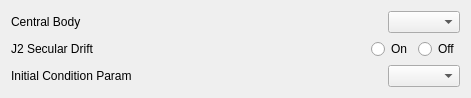
     <widget class="QWidget" name="verticalLayoutWidget_5">
      <property name="geometry">
       <rect>
        <x>0</x>
        <y>0</y>
        <width>471</width>
        <height>81</height>
       </rect>
      </property>
      <layout class="QVBoxLayout" name="verticalLayout_5">
       <item>
        <layout class="QHBoxLayout" name="horizontalLayout_13">
         <item>
          <widget class="QLabel" name="label_8">
           <property name="text">
            <string>Central Body</string>
           </property>
          </widget>
         </item>
         <item>
          <spacer name="horizontalSpacer_12">
           <property name="orientation">
            <enum>Qt::Horizontal</enum>
           </property>
           <property name="sizeHint" stdset="0">
            <size>
             <width>40</width>
             <height>20</height>
            </size>
           </property>
          </spacer>
         </item>
         <item>
          <widget class="QComboBox" name="orbCentWorld">
           <property name="frame">
            <bool>true</bool>
           </property>
          </widget>
         </item>
        </layout>
       </item>
       <item>
        <layout class="QHBoxLayout" name="horizontalLayout_14">
         <item>
          <widget class="QLabel" name="label_41">
           <property name="text">
            <string>J2 Secular Drift</string>
           </property>
          </widget>
         </item>
         <item>
          <spacer name="horizontalSpacer_13">
           <property name="orientation">
            <enum>Qt::Horizontal</enum>
           </property>
           <property name="sizeHint" stdset="0">
            <size>
             <width>40</width>
             <height>20</height>
            </size>
           </property>
          </spacer>
         </item>
         <item>
          <widget class="QRadioButton" name="radioButton_3">
           <property name="text">
            <string>On</string>
           </property>
          </widget>
         </item>
         <item>
          <widget class="QRadioButton" name="radioButton_4">
           <property name="text">
            <string>Off</string>
           </property>
          </widget>
         </item>
        </layout>
       </item>
       <item>
        <layout class="QHBoxLayout" name="horizontalLayout_15">
         <item>
          <widget class="QLabel" name="label_9">
           <property name="text">
            <string>Initial Condition Param</string>
           </property>
          </widget>
         </item>
         <item>
          <spacer name="horizontalSpacer_14">
           <property name="orientation">
            <enum>Qt::Horizontal</enum>
           </property>
           <property name="sizeHint" stdset="0">
            <size>
             <width>40</width>
             <height>20</height>
            </size>
           </property>
          </spacer>
         </item>
         <item>
          <widget class="QComboBox" name="orbCentICParam"/>
         </item>
        </layout>
       </item>
      </layout>
     </widget>
